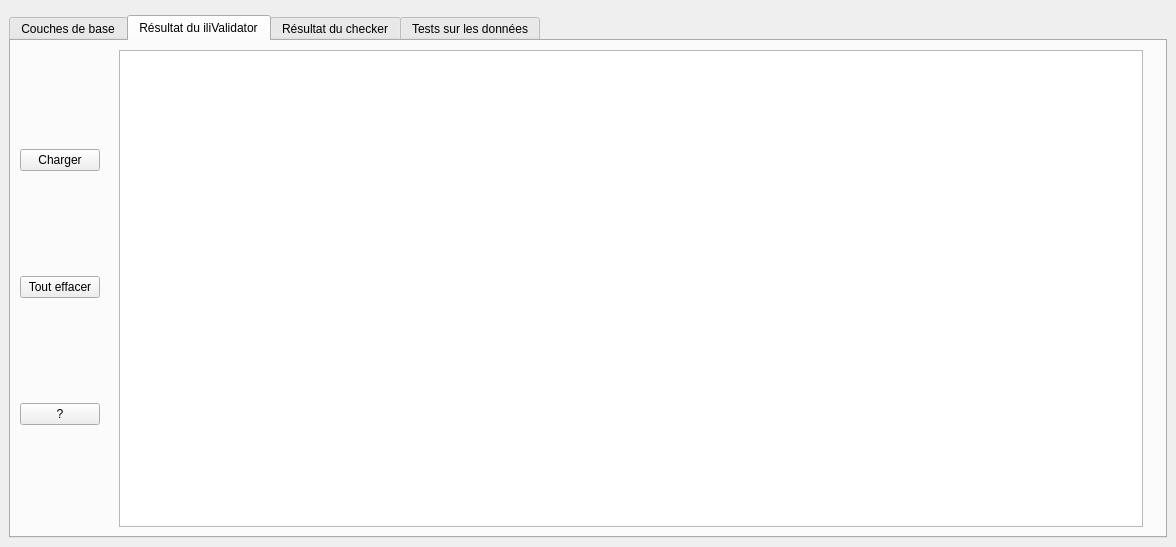
<?xml version="1.0" encoding="UTF-8"?>
<ui version="4.0">
 <class>VeriVDDockWidgetBase</class>
 <widget class="QDockWidget" name="VeriVDDockWidgetBase">
  <property name="geometry">
   <rect>
    <x>0</x>
    <y>0</y>
    <width>1176</width>
    <height>547</height>
   </rect>
  </property>
  <property name="windowTitle">
   <string>Véri-Vaud</string>
  </property>
  <widget class="QWidget" name="dockWidgetContents">
   <layout class="QGridLayout" name="gridLayout">
    <item row="0" column="0">
     <widget class="QgsFileWidget" name="file_widget" native="true"/>
    </item>
    <item row="1" column="0">
     <widget class="QTabWidget" name="tabWidget">
      <property name="minimumSize">
       <size>
        <width>491</width>
        <height>131</height>
       </size>
      </property>
      <property name="maximumSize">
       <size>
        <width>16777215</width>
        <height>1000</height>
       </size>
      </property>
      <property name="locale">
       <locale language="French" country="Switzerland"/>
      </property>
      <property name="currentIndex">
       <number>1</number>
      </property>
      <widget class="QWidget" name="baseTab">
       <attribute name="title">
        <string>Couches de base</string>
       </attribute>
       <layout class="QHBoxLayout" name="horizontalLayout_4">
        <item>
         <layout class="QVBoxLayout" name="verticalLayout_3">
          <item>
           <widget class="QPushButton" name="pushButtonBaseCharger">
            <property name="text">
             <string>Charger</string>
            </property>
           </widget>
          </item>
          <item>
           <widget class="QPushButton" name="pushButtonBaseEffacer">
            <property name="text">
             <string>Tout effacer</string>
            </property>
           </widget>
          </item>
          <item>
           <widget class="QPushButton" name="pushButtonBaseAide">
            <property name="text">
             <string>?</string>
            </property>
           </widget>
          </item>
         </layout>
        </item>
        <item>
         <spacer name="horizontalSpacer_13">
          <property name="orientation">
           <enum>Qt::Horizontal</enum>
          </property>
          <property name="sizeType">
           <enum>QSizePolicy::Minimum</enum>
          </property>
          <property name="sizeHint" stdset="0">
           <size>
            <width>13</width>
            <height>20</height>
           </size>
          </property>
         </spacer>
        </item>
        <item>
         <widget class="QListView" name="base_list_view"/>
        </item>
        <item>
         <spacer name="horizontalSpacer_15">
          <property name="orientation">
           <enum>Qt::Horizontal</enum>
          </property>
          <property name="sizeType">
           <enum>QSizePolicy::Minimum</enum>
          </property>
          <property name="sizeHint" stdset="0">
           <size>
            <width>13</width>
            <height>20</height>
           </size>
          </property>
         </spacer>
        </item>
       </layout>
      </widget>
      <widget class="QWidget" name="iliValidatorTab">
       <attribute name="title">
        <string>Résultat du iliValidator</string>
       </attribute>
       <layout class="QHBoxLayout" name="horizontalLayout">
        <item>
         <layout class="QVBoxLayout" name="verticalLayout_7">
          <item>
           <widget class="QPushButton" name="pushButtonIliValidatorCharger">
            <property name="text">
             <string>Charger</string>
            </property>
           </widget>
          </item>
          <item>
           <widget class="QPushButton" name="pushButtonIliValidatorEffacer">
            <property name="text">
             <string>Tout effacer</string>
            </property>
           </widget>
          </item>
          <item>
           <widget class="QPushButton" name="pushButtonIliValidatorAide">
            <property name="text">
             <string>?</string>
            </property>
           </widget>
          </item>
         </layout>
        </item>
        <item>
         <spacer name="horizontalSpacer_4">
          <property name="orientation">
           <enum>Qt::Horizontal</enum>
          </property>
          <property name="sizeType">
           <enum>QSizePolicy::Minimum</enum>
          </property>
          <property name="sizeHint" stdset="0">
           <size>
            <width>13</width>
            <height>20</height>
           </size>
          </property>
         </spacer>
        </item>
        <item>
         <widget class="QListView" name="ili_validator_list_view"/>
        </item>
        <item>
         <spacer name="horizontalSpacer_7">
          <property name="orientation">
           <enum>Qt::Horizontal</enum>
          </property>
          <property name="sizeType">
           <enum>QSizePolicy::Minimum</enum>
          </property>
          <property name="sizeHint" stdset="0">
           <size>
            <width>13</width>
            <height>20</height>
           </size>
          </property>
         </spacer>
        </item>
       </layout>
      </widget>
      <widget class="QWidget" name="checkerTab">
       <attribute name="title">
        <string>Résultat du checker</string>
       </attribute>
       <layout class="QHBoxLayout" name="horizontalLayout">
        <item>
         <layout class="QVBoxLayout" name="verticalLayout_7">
          <item>
           <widget class="QPushButton" name="pushButtonCheckerCharger">
            <property name="text">
             <string>Charger</string>
            </property>
           </widget>
          </item>
          <item>
           <widget class="QPushButton" name="pushButtonCheckerEffacer">
            <property name="text">
             <string>Tout effacer</string>
            </property>
           </widget>
          </item>
          <item>
           <widget class="QPushButton" name="pushButtonCheckerAide">
            <property name="text">
             <string>?</string>
            </property>
           </widget>
          </item>
         </layout>
        </item>
        <item>
         <spacer name="horizontalSpacer_4">
          <property name="orientation">
           <enum>Qt::Horizontal</enum>
          </property>
          <property name="sizeType">
           <enum>QSizePolicy::Minimum</enum>
          </property>
          <property name="sizeHint" stdset="0">
           <size>
            <width>13</width>
            <height>20</height>
           </size>
          </property>
         </spacer>
        </item>
        <item>
         <widget class="QListView" name="checker_list_view"/>
        </item>
        <item>
         <spacer name="horizontalSpacer_7">
          <property name="orientation">
           <enum>Qt::Horizontal</enum>
          </property>
          <property name="sizeType">
           <enum>QSizePolicy::Minimum</enum>
          </property>
          <property name="sizeHint" stdset="0">
           <size>
            <width>13</width>
            <height>20</height>
           </size>
          </property>
         </spacer>
        </item>
       </layout>
      </widget>
      <widget class="QWidget" name="testTab">
       <attribute name="title">
        <string>Tests sur les données</string>
       </attribute>
       <layout class="QHBoxLayout" name="horizontalLayout_2">
        <item>
         <layout class="QVBoxLayout" name="verticalLayout_11">
          <item>
           <widget class="QPushButton" name="pushButtonVerifCharger">
            <property name="text">
             <string>Charger</string>
            </property>
           </widget>
          </item>
          <item>
           <widget class="QPushButton" name="pushButtonVerifEffacer">
            <property name="text">
             <string>Tout effacer</string>
            </property>
           </widget>
          </item>
          <item>
           <widget class="QPushButton" name="pushButtonVerifAide">
            <property name="text">
             <string>?</string>
            </property>
           </widget>
          </item>
         </layout>
        </item>
        <item>
         <spacer name="horizontalSpacer_5">
          <property name="orientation">
           <enum>Qt::Horizontal</enum>
          </property>
          <property name="sizeType">
           <enum>QSizePolicy::Minimum</enum>
          </property>
          <property name="sizeHint" stdset="0">
           <size>
            <width>13</width>
            <height>20</height>
           </size>
          </property>
         </spacer>
        </item>
        <item>
         <widget class="QListView" name="test_list_view"/>
        </item>
        <item>
         <spacer name="horizontalSpacer">
          <property name="orientation">
           <enum>Qt::Horizontal</enum>
          </property>
          <property name="sizeType">
           <enum>QSizePolicy::Minimum</enum>
          </property>
          <property name="sizeHint" stdset="0">
           <size>
            <width>13</width>
            <height>20</height>
           </size>
          </property>
         </spacer>
        </item>
       </layout>
      </widget>
     </widget>
    </item>
   </layout>
  </widget>
 </widget>
 <customwidgets>
  <customwidget>
   <class>QgsFileWidget</class>
   <extends>QWidget</extends>
   <header>qgis.gui</header>
   <container>1</container>
  </customwidget>
 </customwidgets>
 <resources/>
 <connections/>
</ui>
